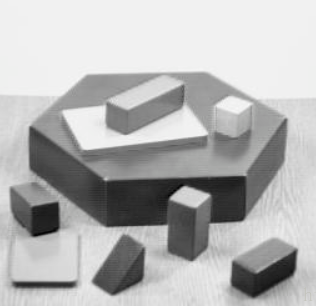
//> input picture Images/L10.png, 316 x 306 px; the run also reads 1 picture not shown here
$ ./ORB   (built with g++ and OpenCV 4)
//> lines starting //> are read from the running program, lines starting //| are printed output that depends on the picture
//> further down, img_1_ is the input picture: 306 rows x 316 cols, CV_8UC3; mean B, G, R 180.8, 180.8, 180.8
#include <iostream>
#include <opencv2/core.hpp>
#include <opencv2/features2d/features2d.hpp>
#include <opencv2/highgui.hpp>
#include <opencv2/imgproc.hpp>

void rotate_arbitrarily_angle(const cv::Mat& src, cv::Mat& dst, float angle)
{
//> called with angle = 30
	float radian = (float)(angle / 180.0 * CV_PI);

	//填充图像
	int maxBorder = (int)(std::max(src.cols, src.rows) * 1.414); //即为sqrt(2)*max
//> maxBorder = 446
	int dx = (maxBorder - src.cols) / 2;
//> dx = 65
	int dy = (maxBorder - src.rows) / 2;
//> dy = 70
	cv::copyMakeBorder(src, dst, dy, dy, dx, dx, cv::BORDER_CONSTANT);
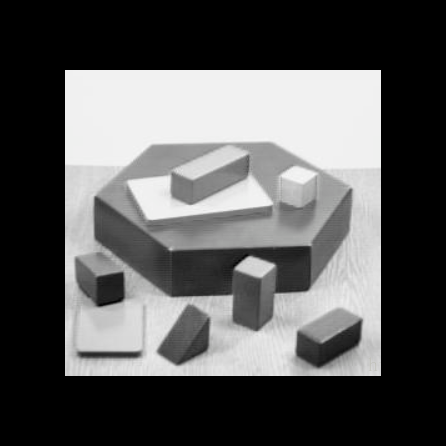
//> dst: 446 rows x 446 cols, CV_8UC3; mean B, G, R 87.9, 87.9, 87.9

	//旋转
	cv::Point2f center((float)(dst.cols / 2), (float)(dst.rows / 2));
//> center = Point(223, 223)
	cv::Mat affine_matrix = cv::getRotationMatrix2D(center, angle, 1.0);//求得旋转矩阵
	cv::warpAffine(dst, dst, affine_matrix, dst.size());
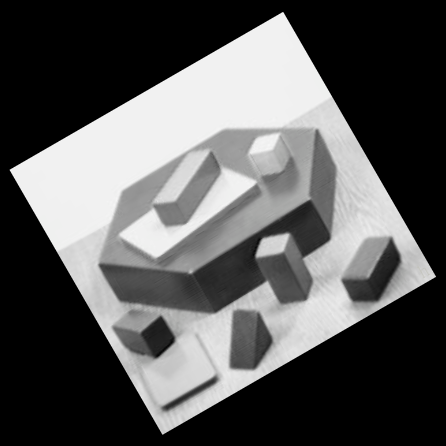
//> dst: 446 rows x 446 cols, CV_8UC3; mean B, G, R 87.9, 87.9, 87.9

	//计算图像旋转之后包含图像的最大的矩形
	float sinVal = abs(sin(radian));
	float cosVal = abs(cos(radian));
	cv::Size targetSize((int)(src.cols * cosVal + src.rows * sinVal),
		(int)(src.cols * sinVal + src.rows * cosVal));
//> targetSize = Size(426, 423)

	//剪掉多余边框
	int x = (dst.cols - targetSize.width) / 2;
//> x = 10
	int y = (dst.rows - targetSize.height) / 2;
//> y = 11
	cv::Rect rect(x, y, targetSize.width, targetSize.height);
//> rect = Rect(10, 11, 426, 423)
	dst = cv::Mat(dst, rect);
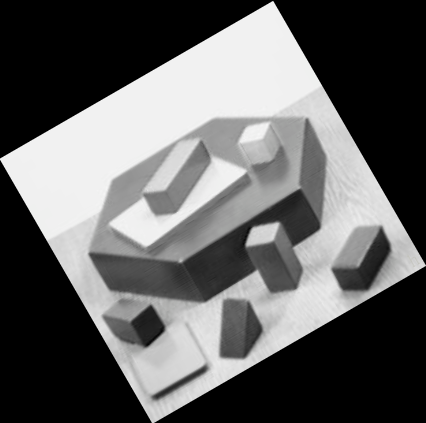
//> dst: 423 rows x 426 cols, CV_8UC3; mean B, G, R 97, 97, 97
}
int main(int argc, char** argv)
{
	//读取图像
	cv::Mat img_1_ = cv::imread("Images/L10.png");
	cv::Mat img_2_ = cv::imread("Images/R10.png");

	cv::Mat img_2;

	rotate_arbitrarily_angle(img_2_, img_2, 30);

	//初始化
	std::vector<cv::KeyPoint> keypoints_1, keypoints_2;
	cv::Mat descriptors_1, descriptors_2;
	cv::Ptr<cv::FeatureDetector> detector = cv::ORB::create();
	cv::Ptr<cv::FeatureDetector> descriptor = cv::ORB::create();
	cv::Ptr<cv::DescriptorMatcher> matcher = cv::DescriptorMatcher::create("BruteForce-Hamming");

	//第一步，检测Oriented FAST 角点位置

	detector->detect(img_1_, keypoints_1);
//> keypoints_1 = 310 keypoints; strongest (x, y, size): (174, 197, 77.1), (176, 197, 92.6), (172, 197, 64.3), (173, 197, 53.6)
	detector->detect(img_2, keypoints_2);
//> keypoints_2 = 421 keypoints; strongest (x, y, size): (251, 229, 111.1), (251, 240, 111.1), (249, 243, 64.3), (251, 242, 92.6)

	//第二部，根据角点位置计算BRIEF描述子
	descriptor->compute(img_1_, keypoints_1, descriptors_1);
	descriptor->compute(img_2, keypoints_2, descriptors_2);

	cv::Mat outimg1;
	drawKeypoints(img_1_, keypoints_1, outimg1, cv::Scalar::all(-1), cv::DrawMatchesFlags::DEFAULT);
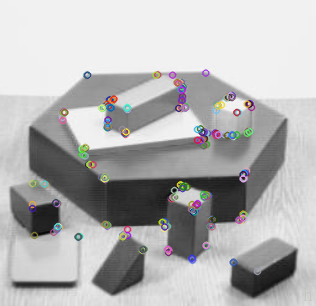
//> outimg1: 306 rows x 316 cols, CV_8UC3; mean B, G, R 180.1, 180, 180.3
	cv::imshow("ORB features", outimg1);

	//第三步：对两幅图像中打BRIEF描述子进行匹配，使用Hamming距离
	std::vector<cv::DMatch> matches;

	matcher->match(descriptors_1, descriptors_2, matches);
//> matches = 310 matches

	//第四步：匹配点对筛选   计算最小距离和最大距离
	auto min_max = minmax_element(matches.begin(), matches.end(), [](const cv::DMatch& m1, const cv::DMatch& m2) { return m1.distance < m2.distance; });
	double min_dist = min_max.first->distance;
//> min_dist = 5
	double max_dist = min_max.second->distance;
//> max_dist = 87

	printf("-- Max dist : %lf \n", max_dist);
//| -- Max dist : 87.000000
	printf("-- Min dist : %lf \n", min_dist);
//| -- Min dist : 5.000000

	//当描述子之间的距离大于两倍的最小距离时,即认为匹配有误.但有时候最小距离会非常小,设置一个经验值30作为下限.
	std::vector<cv::DMatch> good_matches;
	for (int i = 0; i < descriptors_1.rows; ++i) {
		if (matches[i].distance <= std::max(2 * min_dist, 30.0)) {
			good_matches.push_back(matches[i]);
		}
	}
//> after the loop, good_matches = 217 matches

	//第五步，绘制匹配结果
	cv::Mat img_match;
	cv::Mat img_goodmatch;
	drawMatches(img_1_, keypoints_1, img_2, keypoints_2, matches, img_match);
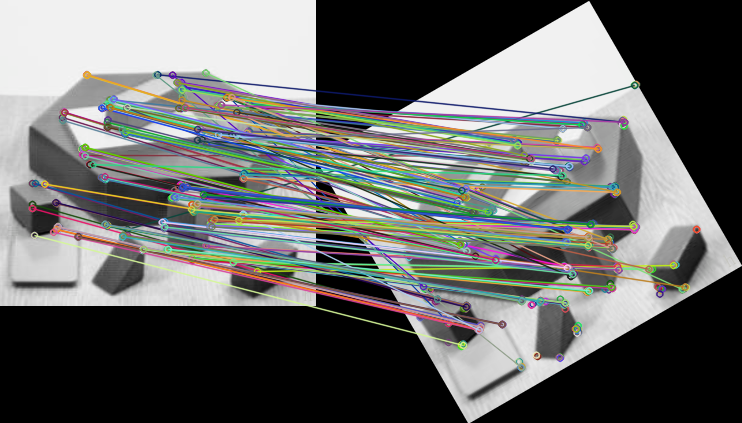
//> img_match: 423 rows x 742 cols, CV_8UC3; mean B, G, R 104.8, 106.6, 105
	drawMatches(img_1_, keypoints_1, img_2, keypoints_2, good_matches, img_goodmatch);
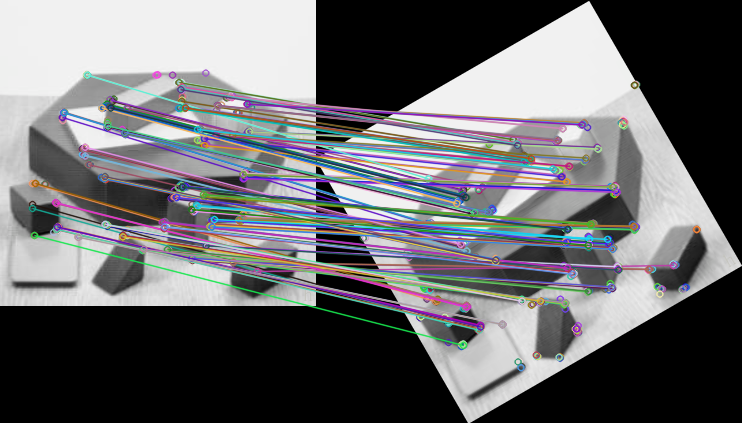
//> img_goodmatch: 423 rows x 742 cols, CV_8UC3; mean B, G, R 109.4, 106.8, 106.6
	cv::imshow("all matches", img_match);
	cv::imwrite("Images/img_match_1.jpg", img_match);
	cv::imshow("good matches", img_goodmatch);
	cv::imwrite("Images/img_goodmatch_1.jpg", img_goodmatch);
	cv::waitKey(0);

	return 0;
}
